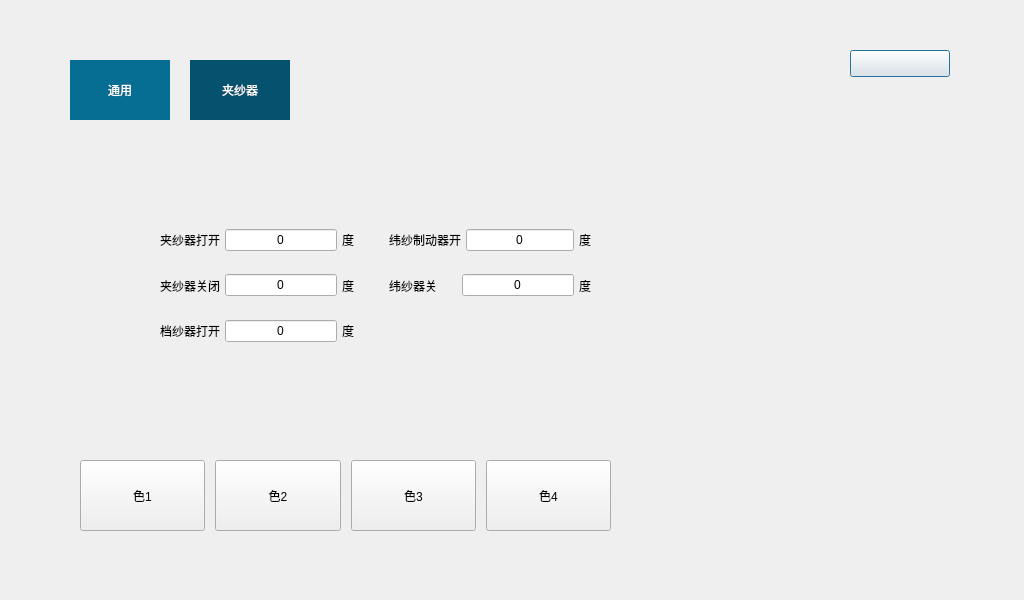
<?xml version="1.0" encoding="UTF-8"?>
<ui version="4.0">
 <class>YinWeiPara</class>
 <widget class="QDialog" name="YinWeiPara">
  <property name="geometry">
   <rect>
    <x>0</x>
    <y>0</y>
    <width>1024</width>
    <height>600</height>
   </rect>
  </property>
  <property name="windowTitle">
   <string>Dialog</string>
  </property>
  <widget class="QPushButton" name="pb_back">
   <property name="geometry">
    <rect>
     <x>850</x>
     <y>50</y>
     <width>100</width>
     <height>27</height>
    </rect>
   </property>
   <property name="text">
    <string/>
   </property>
  </widget>
  <widget class="QTabWidget" name="tabWidget">
   <property name="geometry">
    <rect>
     <x>70</x>
     <y>60</y>
     <width>771</width>
     <height>531</height>
    </rect>
   </property>
   <property name="styleSheet">
    <string notr="true">QTabBar::tab{height:60px;min-width:100px;margin-right:20px;}
QTabWidget::pane{
	border:none;
}
QTabBar::tab{background-color:#066d93;color:white}
QTabBar::tab::selected{background-color:#05526e;color:white}</string>
   </property>
   <property name="currentIndex">
    <number>1</number>
   </property>
   <widget class="QWidget" name="tab">
    <attribute name="title">
     <string>通用</string>
    </attribute>
    <widget class="QWidget" name="widget_t1" native="true">
     <property name="geometry">
      <rect>
       <x>90</x>
       <y>50</y>
       <width>491</width>
       <height>301</height>
      </rect>
     </property>
     <layout class="QGridLayout" name="gridLayout">
      <property name="leftMargin">
       <number>0</number>
      </property>
      <property name="topMargin">
       <number>0</number>
      </property>
      <property name="rightMargin">
       <number>0</number>
      </property>
      <property name="bottomMargin">
       <number>0</number>
      </property>
      <item row="1" column="0">
       <widget class="QLabel" name="label_2">
        <property name="text">
         <string>第一纬延时：</string>
        </property>
       </widget>
      </item>
      <item row="0" column="0">
       <widget class="QLabel" name="label">
        <property name="text">
         <string>选色切换角：</string>
        </property>
       </widget>
      </item>
      <item row="3" column="0">
       <widget class="QLabel" name="label_4">
        <property name="text">
         <string>水阀夹持力：</string>
        </property>
       </widget>
      </item>
      <item row="5" column="0">
       <widget class="QLabel" name="label_6">
        <property name="text">
         <string>同步仪信号角度：</string>
        </property>
       </widget>
      </item>
      <item row="2" column="0">
       <widget class="QLabel" name="label_3">
        <property name="text">
         <string>夹纱器夹持力：</string>
        </property>
       </widget>
      </item>
      <item row="4" column="0">
       <widget class="QLabel" name="label_5">
        <property name="text">
         <string>自动纬纱到达：</string>
        </property>
       </widget>
      </item>
      <item row="0" column="1">
       <widget class="QLineEdit" name="lineEdit">
        <property name="sizePolicy">
         <sizepolicy hsizetype="Preferred" vsizetype="Fixed">
          <horstretch>0</horstretch>
          <verstretch>0</verstretch>
         </sizepolicy>
        </property>
        <property name="text">
         <string>0</string>
        </property>
        <property name="alignment">
         <set>Qt::AlignCenter</set>
        </property>
       </widget>
      </item>
      <item row="1" column="1">
       <widget class="QLineEdit" name="lineEdit_2">
        <property name="sizePolicy">
         <sizepolicy hsizetype="Preferred" vsizetype="Fixed">
          <horstretch>0</horstretch>
          <verstretch>0</verstretch>
         </sizepolicy>
        </property>
        <property name="text">
         <string>0</string>
        </property>
        <property name="alignment">
         <set>Qt::AlignCenter</set>
        </property>
       </widget>
      </item>
      <item row="5" column="1">
       <widget class="QLineEdit" name="lineEdit_3">
        <property name="sizePolicy">
         <sizepolicy hsizetype="Preferred" vsizetype="Fixed">
          <horstretch>0</horstretch>
          <verstretch>0</verstretch>
         </sizepolicy>
        </property>
        <property name="text">
         <string>0</string>
        </property>
        <property name="alignment">
         <set>Qt::AlignCenter</set>
        </property>
       </widget>
      </item>
      <item row="5" column="2">
       <widget class="QLineEdit" name="lineEdit_4">
        <property name="sizePolicy">
         <sizepolicy hsizetype="Preferred" vsizetype="Fixed">
          <horstretch>0</horstretch>
          <verstretch>0</verstretch>
         </sizepolicy>
        </property>
        <property name="text">
         <string>0</string>
        </property>
        <property name="alignment">
         <set>Qt::AlignCenter</set>
        </property>
       </widget>
      </item>
      <item row="2" column="1">
       <widget class="QComboBox" name="comboBox">
        <item>
         <property name="text">
          <string>高</string>
         </property>
        </item>
        <item>
         <property name="text">
          <string>低</string>
         </property>
        </item>
       </widget>
      </item>
      <item row="3" column="1">
       <widget class="QComboBox" name="comboBox_2">
        <item>
         <property name="text">
          <string>高</string>
         </property>
        </item>
        <item>
         <property name="text">
          <string>低</string>
         </property>
        </item>
       </widget>
      </item>
      <item row="4" column="1">
       <widget class="QDialogButtonBox" name="buttonBox">
        <property name="layoutDirection">
         <enum>Qt::RightToLeft</enum>
        </property>
        <property name="orientation">
         <enum>Qt::Horizontal</enum>
        </property>
        <property name="standardButtons">
         <set>QDialogButtonBox::NoButton</set>
        </property>
       </widget>
      </item>
     </layout>
     <zorder>comboBox</zorder>
     <zorder>label</zorder>
     <zorder>label_2</zorder>
     <zorder>label_3</zorder>
     <zorder>label_4</zorder>
     <zorder>label_5</zorder>
     <zorder>label_6</zorder>
     <zorder>lineEdit</zorder>
     <zorder>lineEdit_2</zorder>
     <zorder>lineEdit_3</zorder>
     <zorder>lineEdit_4</zorder>
     <zorder>comboBox_2</zorder>
     <zorder>buttonBox</zorder>
    </widget>
   </widget>
   <widget class="QWidget" name="tab_2">
    <attribute name="title">
     <string>夹纱器</string>
    </attribute>
    <widget class="QWidget" name="widget_t2" native="true">
     <property name="geometry">
      <rect>
       <x>90</x>
       <y>100</y>
       <width>431</width>
       <height>131</height>
      </rect>
     </property>
     <layout class="QGridLayout" name="gridLayout_2">
      <property name="leftMargin">
       <number>0</number>
      </property>
      <property name="topMargin">
       <number>0</number>
      </property>
      <property name="rightMargin">
       <number>0</number>
      </property>
      <property name="bottomMargin">
       <number>0</number>
      </property>
      <property name="horizontalSpacing">
       <number>35</number>
      </property>
      <property name="verticalSpacing">
       <number>5</number>
      </property>
      <item row="0" column="1">
       <widget class="QWidget" name="widget_6" native="true">
        <layout class="QHBoxLayout" name="horizontalLayout_4">
         <property name="spacing">
          <number>5</number>
         </property>
         <property name="leftMargin">
          <number>0</number>
         </property>
         <property name="topMargin">
          <number>0</number>
         </property>
         <property name="rightMargin">
          <number>0</number>
         </property>
         <property name="bottomMargin">
          <number>0</number>
         </property>
         <item>
          <widget class="QLabel" name="label_13">
           <property name="text">
            <string>纬纱制动器开</string>
           </property>
          </widget>
         </item>
         <item>
          <widget class="QLineEdit" name="lineEdit_8">
           <property name="text">
            <string>0</string>
           </property>
           <property name="alignment">
            <set>Qt::AlignCenter</set>
           </property>
          </widget>
         </item>
         <item>
          <widget class="QLabel" name="label_14">
           <property name="text">
            <string>度</string>
           </property>
          </widget>
         </item>
        </layout>
       </widget>
      </item>
      <item row="1" column="0">
       <widget class="QWidget" name="widget_4" native="true">
        <layout class="QHBoxLayout" name="horizontalLayout_2">
         <property name="spacing">
          <number>5</number>
         </property>
         <property name="leftMargin">
          <number>0</number>
         </property>
         <property name="topMargin">
          <number>0</number>
         </property>
         <property name="rightMargin">
          <number>0</number>
         </property>
         <property name="bottomMargin">
          <number>0</number>
         </property>
         <item>
          <widget class="QLabel" name="label_9">
           <property name="text">
            <string>夹纱器关闭</string>
           </property>
          </widget>
         </item>
         <item>
          <widget class="QLineEdit" name="lineEdit_6">
           <property name="text">
            <string>0</string>
           </property>
           <property name="alignment">
            <set>Qt::AlignCenter</set>
           </property>
          </widget>
         </item>
         <item>
          <widget class="QLabel" name="label_10">
           <property name="text">
            <string>度</string>
           </property>
          </widget>
         </item>
        </layout>
       </widget>
      </item>
      <item row="0" column="0">
       <widget class="QWidget" name="widget_3" native="true">
        <layout class="QHBoxLayout" name="horizontalLayout">
         <property name="spacing">
          <number>5</number>
         </property>
         <property name="leftMargin">
          <number>0</number>
         </property>
         <property name="topMargin">
          <number>0</number>
         </property>
         <property name="rightMargin">
          <number>0</number>
         </property>
         <property name="bottomMargin">
          <number>0</number>
         </property>
         <item>
          <widget class="QLabel" name="label_7">
           <property name="text">
            <string>夹纱器打开</string>
           </property>
          </widget>
         </item>
         <item>
          <widget class="QLineEdit" name="lineEdit_5">
           <property name="text">
            <string>0</string>
           </property>
           <property name="alignment">
            <set>Qt::AlignCenter</set>
           </property>
          </widget>
         </item>
         <item>
          <widget class="QLabel" name="label_8">
           <property name="text">
            <string>度</string>
           </property>
          </widget>
         </item>
        </layout>
       </widget>
      </item>
      <item row="2" column="0">
       <widget class="QWidget" name="widget_5" native="true">
        <layout class="QHBoxLayout" name="horizontalLayout_3">
         <property name="spacing">
          <number>5</number>
         </property>
         <property name="leftMargin">
          <number>0</number>
         </property>
         <property name="topMargin">
          <number>0</number>
         </property>
         <property name="rightMargin">
          <number>0</number>
         </property>
         <property name="bottomMargin">
          <number>0</number>
         </property>
         <item>
          <widget class="QLabel" name="label_11">
           <property name="text">
            <string>档纱器打开</string>
           </property>
          </widget>
         </item>
         <item>
          <widget class="QLineEdit" name="lineEdit_7">
           <property name="text">
            <string>0</string>
           </property>
           <property name="alignment">
            <set>Qt::AlignCenter</set>
           </property>
          </widget>
         </item>
         <item>
          <widget class="QLabel" name="label_12">
           <property name="text">
            <string>度</string>
           </property>
          </widget>
         </item>
        </layout>
       </widget>
      </item>
      <item row="1" column="1">
       <widget class="QWidget" name="widget_7" native="true">
        <layout class="QHBoxLayout" name="horizontalLayout_5">
         <property name="spacing">
          <number>5</number>
         </property>
         <property name="leftMargin">
          <number>0</number>
         </property>
         <property name="topMargin">
          <number>0</number>
         </property>
         <property name="rightMargin">
          <number>0</number>
         </property>
         <property name="bottomMargin">
          <number>0</number>
         </property>
         <item>
          <widget class="QLabel" name="label_15">
           <property name="text">
            <string>纬纱器关      </string>
           </property>
          </widget>
         </item>
         <item>
          <widget class="QLineEdit" name="lineEdit_9">
           <property name="sizePolicy">
            <sizepolicy hsizetype="Expanding" vsizetype="Fixed">
             <horstretch>0</horstretch>
             <verstretch>0</verstretch>
            </sizepolicy>
           </property>
           <property name="text">
            <string>0</string>
           </property>
           <property name="alignment">
            <set>Qt::AlignCenter</set>
           </property>
          </widget>
         </item>
         <item>
          <widget class="QLabel" name="label_16">
           <property name="text">
            <string>度</string>
           </property>
          </widget>
         </item>
        </layout>
       </widget>
      </item>
     </layout>
    </widget>
    <widget class="QWidget" name="buttonsWidget" native="true">
     <property name="geometry">
      <rect>
       <x>10</x>
       <y>340</y>
       <width>531</width>
       <height>71</height>
      </rect>
     </property>
     <layout class="QHBoxLayout" name="horizontalLayout_6">
      <property name="spacing">
       <number>10</number>
      </property>
      <property name="leftMargin">
       <number>0</number>
      </property>
      <property name="topMargin">
       <number>0</number>
      </property>
      <property name="rightMargin">
       <number>0</number>
      </property>
      <property name="bottomMargin">
       <number>0</number>
      </property>
      <item>
       <widget class="QPushButton" name="pb_s1">
        <property name="sizePolicy">
         <sizepolicy hsizetype="Minimum" vsizetype="Preferred">
          <horstretch>0</horstretch>
          <verstretch>0</verstretch>
         </sizepolicy>
        </property>
        <property name="text">
         <string>色1</string>
        </property>
       </widget>
      </item>
      <item>
       <widget class="QPushButton" name="pb_s2">
        <property name="sizePolicy">
         <sizepolicy hsizetype="Minimum" vsizetype="Preferred">
          <horstretch>0</horstretch>
          <verstretch>0</verstretch>
         </sizepolicy>
        </property>
        <property name="text">
         <string>色2</string>
        </property>
       </widget>
      </item>
      <item>
       <widget class="QPushButton" name="pb_s3">
        <property name="sizePolicy">
         <sizepolicy hsizetype="Minimum" vsizetype="Preferred">
          <horstretch>0</horstretch>
          <verstretch>0</verstretch>
         </sizepolicy>
        </property>
        <property name="text">
         <string>色3</string>
        </property>
       </widget>
      </item>
      <item>
       <widget class="QPushButton" name="pb_s4">
        <property name="sizePolicy">
         <sizepolicy hsizetype="Minimum" vsizetype="Preferred">
          <horstretch>0</horstretch>
          <verstretch>0</verstretch>
         </sizepolicy>
        </property>
        <property name="text">
         <string>色4</string>
        </property>
       </widget>
      </item>
     </layout>
    </widget>
   </widget>
  </widget>
 </widget>
 <resources/>
 <connections/>
</ui>
